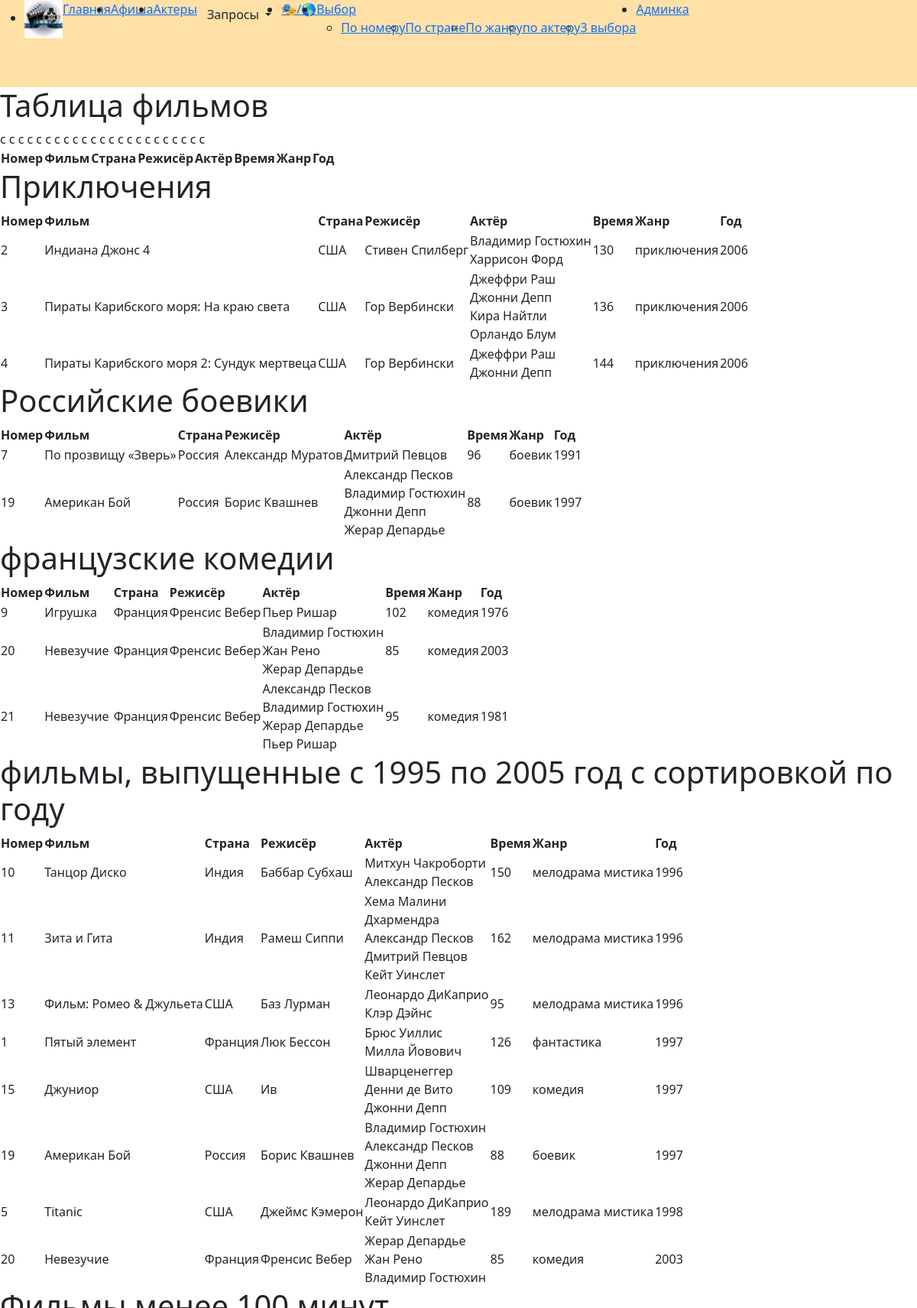
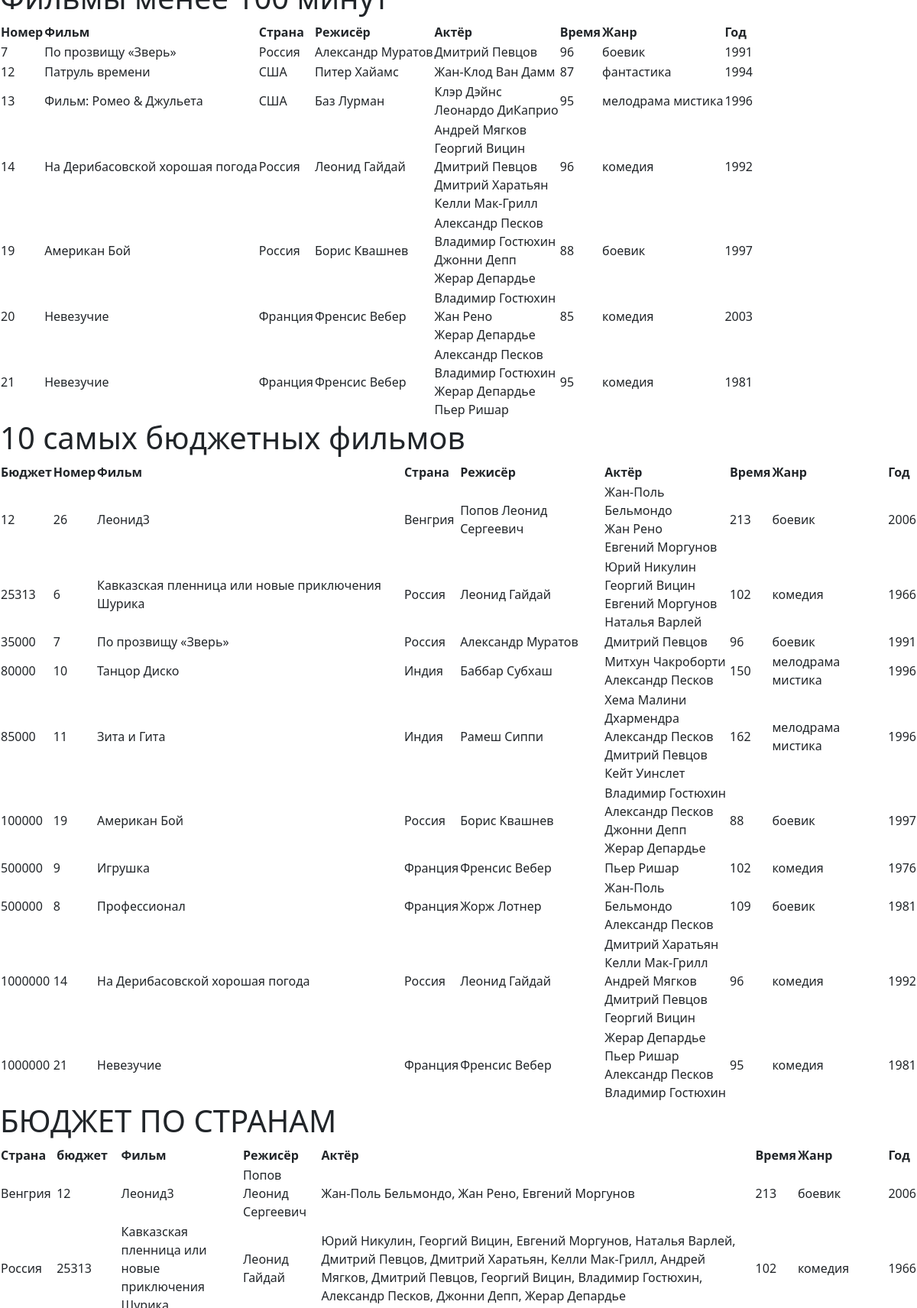
/zaprosy1.php (upper part), run on the app's committed database (2 pictures, top to bottom).
### tables this page shows
CREATE TABLE `movies` (
  `id_movie` int(11) NOT NULL,
  `name` varchar(50) NOT NULL,
  `director` varchar(25) NOT NULL,
  `poster` varchar(50) NOT NULL,
  `year` int(11) NOT NULL,
  `time` int(11) NOT NULL,
  `content` text NOT NULL,
  `budget` bigint(20) NOT NULL,
  `id_country` int(11) NOT NULL,
  `id_genre` int(11) NOT NULL
);

CREATE TABLE `countries` (
  `id_country` int(11) NOT NULL,
  `name_country` varchar(50) NOT NULL
);

CREATE TABLE `genres` (
  `id_genre` int(11) NOT NULL,
  `name_genre` varchar(30) NOT NULL
);

### assets/classes/Movies.php (called while the page is built, shortened)
<?php
class Movie
{
    public Db $Pdo;
    public function __construct($db)
    {
        $this->Pdo = $db;
    }
    function mega_join () {
        $result = "SELECT movies.*, countries.name_country, genres.name_genre, actors.name_actor, GROUP_CONCAT(actors.name_actor SEPARATOR '<br>')  as actors
        FROM actors,actor_movie, countries, genres, movies WHERE movies.id_country = countries.id_country
                          and movies.id_movie = actor_movie.id_movie and actor_movie.id_actor = actors.id_actor and movies.id_genre = genres.id_genre
        GROUP BY movies.id_movie";
        $stmt = $this->Pdo->query($result);
        return $stmt;
    }
    function mega_join_while ($WHERE) {
        $result = "SELECT movies.*, countries.name_country, genres.name_genre, actors.name_actor, GROUP_CONCAT(actors.name_actor SEPARATOR '<br>')  as actors
    FROM actors,actor_movie, countries, genres, movies WHERE movies.id_country = countries.id_country
                      and movies.id_movie = actor_movie.id_movie and actor_movie.id_actor = actors.id_actor and movies.id_genre = genres.id_genre and $WHERE
                      GROUP BY movies.id_movie";
        $stmt = $this->Pdo->query($result);
        return $stmt;
    }
    function mega_join_while_group ($WHERE ,$group) {
        $result = "SELECT movies.*, countries.name_country, genres.name_genre, actors.name_actor, GROUP_CONCAT(actors.name_actor SEPARATOR '<br>')  as actors
    FROM actors,actor_movie, countries, genres, movies WHERE movies.id_country = countries.id_country
                      and movies.id_movie = actor_movie.id_movie and actor_movie.id_actor = actors.id_actor and movies.id_genre = genres.id_genre and $WHERE
                      GROUP BY movies.id_movie
                      ORDER BY $group";
        $stmt = $this->Pdo->query($result);
        return $stmt;
    }
    function mega_join_low_budget ($group) {
        $result = "SELECT movies.*, countries.name_country, genres.name_genre, actors.name_actor, GROUP_CONCAT(actors.name_actor SEPARATOR '<br>')  as actors
    FROM actors,actor_movie, countries, genres, movies WHERE movies.id_country = countries.id_country
                      and movies.id_movie = actor_movie.id_movie and actor_movie.id_actor = actors.id_actor and movies.id_genre = genres.id_genre
                      GROUP BY movies.id_movie
                      ORDER BY $group limit 10";
        $stmt = $this->Pdo->query($result);
        return $stmt;
    }
    function mega_join_low_budget1 ($group) {
        $result = "SELECT movies.*, countries.name_country, genres.name_genre, actors.name_actor, GROUP_CONCAT(actors.name_actor SEPARATOR ', ')  as actors
    FROM actors,actor_movie, countries, genres, movies WHERE movies.id_country = countries.id_country
                      and movies.id_movie = actor_movie.id_movie and actor_movie.id_actor = actors.id_actor and movies.id_genre = genres.id_genre
                      GROUP BY countries.name_country
                      ORDER BY $group ";
        $stmt = $this->Pdo->query($result);
        return $stmt;
    }
}

### assets/classes/database.php (called while the page is built, shortened)
<?php
class Db
{
    public PDO $connection;
    public function __construct()
    {
            $host = 'localhost';
            $dbname = 'Kinotheatre';
            $username = 'root';
            $password = '';
            $charset = 'UTF8';
            $options = [
                PDO::ATTR_DEFAULT_FETCH_MODE => PDO::FETCH_ASSOC
            ];
        $dsn = "mysql:host={$host};dbname={$dbname};charset={$charset}";
        try {
            $this->connection = new PDO($dsn, $username, $password, $options);
        }
        catch (PDOException $e) {
            echo "Db error: {$e ->getMessage()}";
            die;
        }
    }
    public function query($query, $params = []) {
        $this->stmt = $this->connection ->prepare($query);
        $this->stmt->execute($params);
        return $this->stmt;
    }
}
?>

### zaprosy1.php (the view, shortened to what this page needs)
<?php
function column (...$params) {
    foreach ($params as $el) {
?>
        <th><?= $el ?></th>
<?php
    }
}
require_once 'Design\menu.php';
$result= new Movie(new Db());
    ?>
    <div class="bd">
        <h1>Таблица фильмов</h1>
        <table>
            <tr>
                <?= column('Номер','Фильм', 'Страна', 'Режисёр', 'Актёр','Время','Жанр', 'Год') ?>
            </tr>
            <?php
            foreach ($result->mega_join() as $item) {
                ?>c
                <?php
            }
            ?>
        </table>
    </div>
    <div class="bd">
        <h1>Приключения</h1>
        <table>
            <tr>
                <?= column('Номер','Фильм', 'Страна', 'Режисёр', 'Актёр','Время','Жанр', 'Год') ?>
            </tr>
            <?php
            foreach ($result->mega_join_while ('name_genre = "приключения"') as $item) {
                ?>
                <tr>
                    <td><?= $item['id_movie'] ?></td>
                    <td><?= $item['name'] ?></td>
                    <td><?= $item['name_country'] ?></td>
                    <td><?= $item['director'] ?></td>
                    <td><?= $item['actors'] ?></td>
                    <td><?= $item['time'] ?></td>
                    <td><?= $item['name_genre'] ?></td>
                    <td><?= $item['year'] ?></td>
                </tr>
                <?php
            }
            ?>
        </table>
        <div class="bd">
        <h1>Российские боевики</h1>
        <table>
            <tr>
                <?= column('Номер','Фильм', 'Страна', 'Режисёр', 'Актёр','Время','Жанр', 'Год') ?>
            </tr>
            <?php
            foreach ($result->mega_join_while ('name_genre = "боевик" and  name_country = "Россия"') as $item) {
                ?>
                <tr>
                    <td><?= $item['id_movie'] ?></td>
                    <td><?= $item['name'] ?></td>
                    <td><?= $item['name_country'] ?></td>
                    <td><?= $item['director'] ?></td>
                    <td><?= $item['actors'] ?></td>
                    <td><?= $item['time'] ?></td>
                    <td><?= $item['name_genre'] ?></td>
                    <td><?= $item['year'] ?></td>
                </tr>
                <?php
            }
            ?>
        </table>
<div class="bd">
<h1>французские комедии</h1>
<table>
    <tr>
        <?= column('Номер','Фильм', 'Страна', 'Режисёр', 'Актёр','Время','Жанр', 'Год') ?>
    </tr>
    <?php
    foreach ($result->mega_join_while ('name_genre = "комедия" and  name_country = "Франция"') as $item) {
        ?>
        <tr>
            <td><?= $item['id_movie'] ?></td>
            <td><?= $item['name'] ?></td>
            <td><?= $item['name_country'] ?></td>
            <td><?= $item['director'] ?></td>
            <td><?= $item['actors'] ?></td>
            <td><?= $item['time'] ?></td>
            <td><?= $item['name_genre'] ?></td>
            <td><?= $item['year'] ?></td>
        </tr>
        <?php
    }
    ?>
</table>
    </div>
<div class="bd">
<h1>фильмы, выпущенные с 1995 по 2005 год c сортировкой по году</h1>
<table>
    <tr>
        <?= column('Номер','Фильм', 'Страна', 'Режисёр', 'Актёр','Время','Жанр', 'Год') ?>
    </tr>
    <?php
    foreach ($result->mega_join_while_group ('year >=1996 and year <=2005 ', 'year') as $item) {
        ?>
        <tr>
            <td><?= $item['id_movie'] ?></td>
            <td><?= $item['name'] ?></td>
            <td><?= $item['name_country'] ?></td>
            <td><?= $item['director'] ?></td>
            <td><?= $item['actors'] ?></td>
            <td><?= $item['time'] ?></td>
            <td><?= $item['name_genre'] ?></td>
            <td><?= $item['year'] ?></td>
        </tr>
        <?php
    }
    ?>
</table>
    </div>
<div class="bd">
<h1>Фильмы менее 100 минут</h1>
<table>
    <tr>
        <?= column('Номер','Фильм', 'Страна', 'Режисёр', 'Актёр','Время','Жанр', 'Год') ?>
    </tr>
    <?php
    foreach ($result->mega_join_while ('time <=100') as $item) {
        ?>
        <tr>
            <td><?= $item['id_movie'] ?></td>
            <td><?= $item['name'] ?></td>
            <td><?= $item['name_country'] ?></td>
            <td><?= $item['director'] ?></td>
            <td><?= $item['actors'] ?></td>
            <td><?= $item['time'] ?></td>
            <td><?= $item['name_genre'] ?></td>
            <td><?= $item['year'] ?></td>
        </tr>
        <?php
    }
    ?>
</table>
    </div>
    <div class="bd">
<h1>10 самых бюджетных фильмов</h1>
<table>
    <tr>
        <?= column('Бюджет','Номер','Фильм', 'Страна', 'Режисёр', 'Актёр','Время','Жанр', 'Год') ?>
    </tr>
    <?php
    foreach ($result->mega_join_low_budget ('budget') as $item) {
        ?>
        <tr>
            <td><?= $item['budget'] ?></td>
            <td><?= $item['id_movie'] ?></td>
            <td><?= $item['name'] ?></td>
            <td><?= $item['name_country'] ?></td>
            <td><?= $item['director'] ?></td>
            <td><?= $item['actors'] ?></td>
            <td><?= $item['time'] ?></td>
            <td><?= $item['name_genre'] ?></td>
            <td><?= $item['year'] ?></td>
        </tr>
        <?php
    }
    ?>
</table>
    </div>
    <div class="bd">
<h1>БЮДЖЕТ ПО СТРАНАМ</h1>
<table>
    <tr>
        <?= column('Страна','бюджет','Фильм', 'Режисёр', 'Актёр','Время','Жанр', 'Год') ?>
    </tr>
    <?php
    foreach ($result->mega_join_low_budget1 ('budget') as $item) {
        ?>
        <tr>
            <td><?= $item['name_country'] ?></td>
            <td><?= $item['budget'] ?></td>
            <td><?= $item['name'] ?></td>
            <td><?= $item['director'] ?></td>
            <td><?= $item['actors'] ?></td>
            <td><?= $item['time'] ?></td>
            <td><?= $item['name_genre'] ?></td>
            <td><?= $item['year'] ?></td>
        </tr>
        <?php
    }
    ?>
</table>
    </div>
<h1>Наши фильмы</h1> <br>
    <?php
require_once 'Design\footer.php';
?>

### data on the page
movies: id_movie "2", name "Индиана Джонс 4", id_country.name_country "США", director "Стивен Спилберг", actors "Владимир Гостюхин Харрисон Форд", time "130", id_genre.name_genre "приключения", year "2006"
movies: id_movie "3", name "Пираты Карибского моря: На краю света", id_country.name_country "США", director "Гор Вербински", actors "Джеффри Раш Джонни Депп Кира Найтли Орландо Блум", time "136", id_genre.name_genre "приключения", year "2006"
movies: id_movie "4", name "Пираты Карибского моря 2: Сундук мертвеца", id_country.name_country "США", director "Гор Вербински", actors "Джеффри Раш Джонни Депп", time "144", id_genre.name_genre "приключения", year "2006"
movies: id_movie "7", name "По прозвищу «Зверь»", id_country.name_country "Россия", director "Александр Муратов", actors "Дмитрий Певцов", time "96", id_genre.name_genre "боевик", year "1991", budget "35000"
movies: id_movie "19", name "Американ Бой", id_country.name_country "Россия", director "Борис Квашнев", actors "Александр Песков Владимир Гостюхин Джонни Депп Жерар Депардье", time "88", id_genre.name_genre "боевик", year "1997", actors "Владимир Гостюхин Александр Песков Джонни Депп Жерар Депардье", budget "100000"
movies: id_movie "9", name "Игрушка", id_country.name_country "Франция", director "Френсис Вебер", actors "Пьер Ришар", time "102", id_genre.name_genre "комедия", year "1976", budget "500000"
movies: id_movie "20", name "Невезучие", id_country.name_country "Франция", director "Френсис Вебер", actors "Владимир Гостюхин Жан Рено Жерар Депардье", time "85", id_genre.name_genre "комедия", year "2003", actors "Жерар Депардье Жан Рено Владимир Гостюхин"
movies: id_movie "21", name "Невезучие", id_country.name_country "Франция", director "Френсис Вебер", actors "Александр Песков Владимир Гостюхин Жерар Депардье Пьер Ришар", time "95", id_genre.name_genre "комедия", year "1981", budget "1000000", actors "Жерар Депардье Пьер Ришар Александр Песков Владимир Гостюхин"
movies: id_movie "10", name "Танцор Диско", id_country.name_country "Индия", director "Баббар Субхаш", actors "Митхун Чакроборти Александр Песков", time "150", id_genre.name_genre "мелодрама мистика", year "1996", budget "80000"
movies: id_movie "11", name "Зита и Гита", id_country.name_country "Индия", director "Рамеш Сиппи", actors "Хема Малини Дхармендра Александр Песков Дмитрий Певцов Кейт Уинслет", time "162", id_genre.name_genre "мелодрама мистика", year "1996", budget "85000"
movies: id_movie "13", name "Фильм: Ромео & Джульета", id_country.name_country "США", director "Баз Лурман", actors "Леонардо ДиКаприо Клэр Дэйнс", time "95", id_genre.name_genre "мелодрама мистика", year "1996", actors "Клэр Дэйнс Леонардо ДиКаприо"
movies: id_movie "1", name "Пятый элемент", id_country.name_country "Франция", director "Люк Бессон", actors "Брюс Уиллис Милла Йовович", time "126", id_genre.name_genre "фантастика", year "1997"
movies: id_movie "15", name "Джуниор", id_country.name_country "США", director "Ив", actors "Шварценеггер Денни де Вито Джонни Депп", time "109", id_genre.name_genre "комедия", year "1997"
movies: id_movie "5", name "Titanic", id_country.name_country "США", director "Джеймс Кэмерон", actors "Леонардо ДиКаприо Кейт Уинслет", time "189", id_genre.name_genre "мелодрама мистика", year "1998"
movies: id_movie "12", name "Патруль времени", id_country.name_country "США", director "Питер Хайамс", actors "Жан-Клод Ван Дамм", time "87", id_genre.name_genre "фантастика", year "1994"
movies: id_movie "14", name "На Дерибасовской хорошая погода", id_country.name_country "Россия", director "Леонид Гайдай", actors "Андрей Мягков Георгий Вицин Дмитрий Певцов Дмитрий Харатьян Келли Мак-Грилл", time "96", id_genre.name_genre "комедия", year "1992", budget "1000000", actors "Дмитрий Харатьян Келли Мак-Грилл Андрей Мягков Дмитрий Певцов Георгий Вицин"
movies: budget "12", id_movie "26", name "Леонид3", id_country.name_country "Венгрия", director "Попов Леонид Сергеевич", actors "Жан-Поль Бельмондо Жан Рено Евгений Моргунов", time "213", id_genre.name_genre "боевик", year "2006", actors "Жан-Поль Бельмондо, Жан Рено, Евгений Моргунов"
movies: budget "25313", id_movie "6", name "Кавказская пленница или новые приключения Шурика", id_country.name_country "Россия", director "Леонид Гайдай", actors "Юрий Никулин Георгий Вицин Евгений Моргунов Наталья Варлей", time "102", id_genre.name_genre "комедия", year "1966", actors "Юрий Никулин, Георгий Вицин, Евгений Моргунов, Наталья Варлей, Дмитрий Певцов, Дмитрий Харатьян, Келли Мак-Грилл, Андрей Мягков, Дмитрий Певцов, Георгий Вицин, Владимир Гостюхин, Александр Песков, Джонни Депп, Жерар Депардье"
movies: budget "500000", id_movie "8", name "Профессионал", id_country.name_country "Франция", director "Жорж Лотнер", actors "Жан-Поль Бельмондо Александр Песков", time "109", id_genre.name_genre "боевик", year "1981"

### other printed values
$el "Номер"
$el "Фильм"
$el "Страна"
$el "Режисёр"
$el "Актёр"
$el "Время"
$el "Жанр"
$el "Год"
$el "Бюджет"
$el "бюджет"
